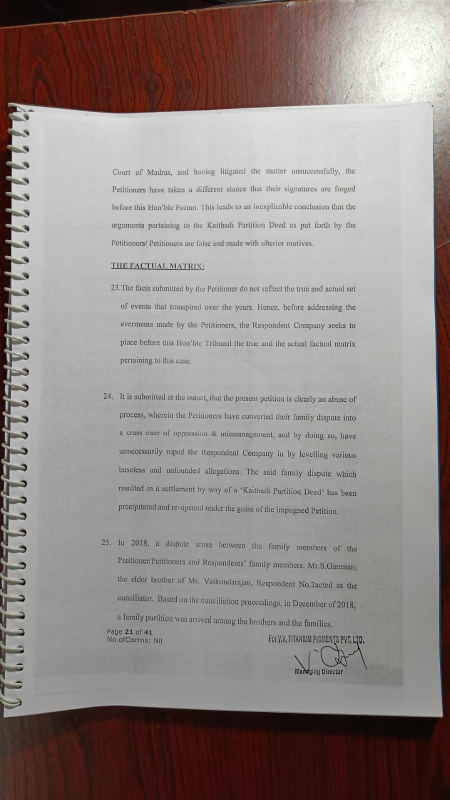
#> input picture Notebooks/old/example.jpeg, 899 x 1599 px (shown at 1/2 size); its folder holds only this picture in this run
$ jupyter execute 'Page Detection.ipynb'   (shell and % lines are left out)
#> lines starting #> are read from the running program, lines starting #| are printed output that depends on the picture; after the words box and inside, x2 and y2 are one past the last pixel; in counts of white or black regions, pixels touching at a corner belong together
[cell 1]
# -*- coding: utf-8 -*-
"""
Helper functions for ocr project
"""
import matplotlib.pyplot as plt
import numpy as np
import cv2


SMALL_HEIGHT = 800


def implt(img, cmp=None, t=''):
    """Show image using plt."""
    plt.imshow(img, cmap=cmp)
    plt.title(t)
    plt.show()


def resize(img, height=SMALL_HEIGHT, always=False):
    """Resize image to given height."""
    if (img.shape[0] > height or always):
        rat = height / img.shape[0]
        return cv2.resize(img, (int(rat * img.shape[1]), height))

    return img


def ratio(img, height=SMALL_HEIGHT):
    """Getting scale ratio."""
    return img.shape[0] / height


def img_extend(img, shape):
    """Extend 2D image (numpy array) in vertical and horizontal direction.
    Shape of result image will match 'shape'
    Args:
        img: image to be extended
        shape: shape (touple) of result image
    Returns:
        Extended image
    """
    x = np.zeros(shape, np.uint8)
    x[:img.shape[0], :img.shape[1]] = img
    return x

[cell 2]
import sys
import numpy as np
import pandas as pd
import matplotlib.pyplot as plt
import cv2

plt.rcParams['figure.figsize'] = (9.0, 9.0)

[cell 3]
IMG = 'example'
image = cv2.cvtColor(cv2.imread("%s.jpeg" % IMG), cv2.COLOR_BGR2RGB)
implt(image)

[cell 4]
def edges_det(img, min_val, max_val):
    """ Preprocessing (gray, thresh, filter, border) + Canny edge detection """
    img = cv2.cvtColor(img, cv2.COLOR_BGR2GRAY)

    # Applying blur and threshold
    img = cv2.bilateralFilter(img, 9, 75, 75)
    img = cv2.adaptiveThreshold(img, 255, cv2.ADAPTIVE_THRESH_GAUSSIAN_C, cv2.THRESH_BINARY, 115, 4)
    implt(img, 'gray', 'Adaptive Threshold')

    # Median blur replace center pixel by median of pixels under kelner
    # => removes thin details
    img = cv2.medianBlur(img, 11)

    # Add black border - detection of border touching pages
    # Contour can't touch side of image
    img = cv2.copyMakeBorder(img, 5, 5, 5, 5, cv2.BORDER_CONSTANT, value=[0, 0, 0])
    implt(img, 'gray', 'Median Blur + Border')

    return cv2.Canny(img, min_val, max_val)

[cell 5]
small = resize(image)
#> in resize, `return cv2.resize(img, (int(rat * img.shape[1]), height))`:
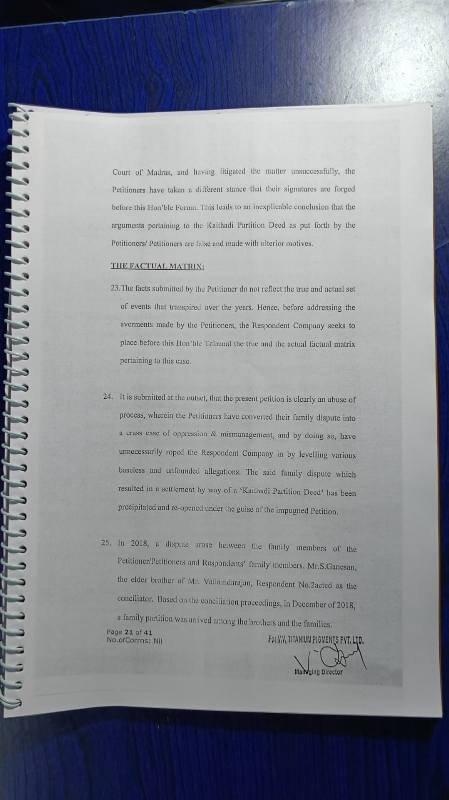
#> returned value: shape (800, 449, 3); mean of channels 0, 1, 2 145.7, 136.8, 133.1; drawn as B, G, R
# Edge detection ()
edges_image = edges_det(small, 200, 250)
#> in edges_det, `img = cv2.cvtColor(img, cv2.COLOR_BGR2GRAY)`:
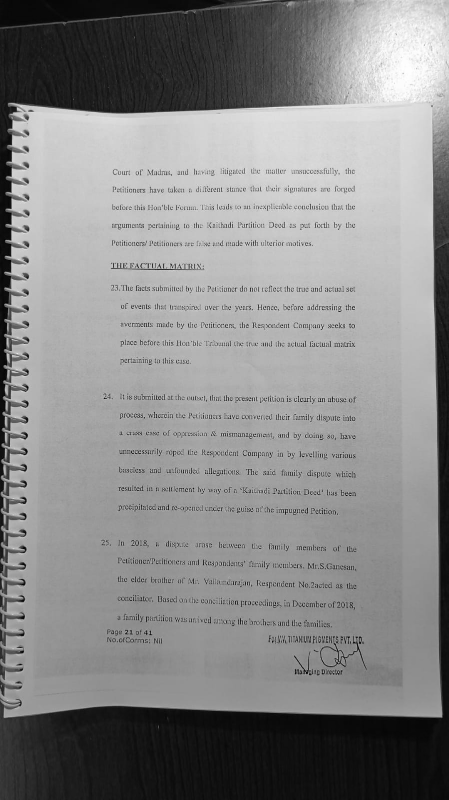
#> img: shape (800, 449); min 3, max 254, mean 136.6
#> in edges_det, `img = cv2.adaptiveThreshold(img, 255, cv2.ADAPTIVE_THRESH_GAUSSIAN_C, ..`:
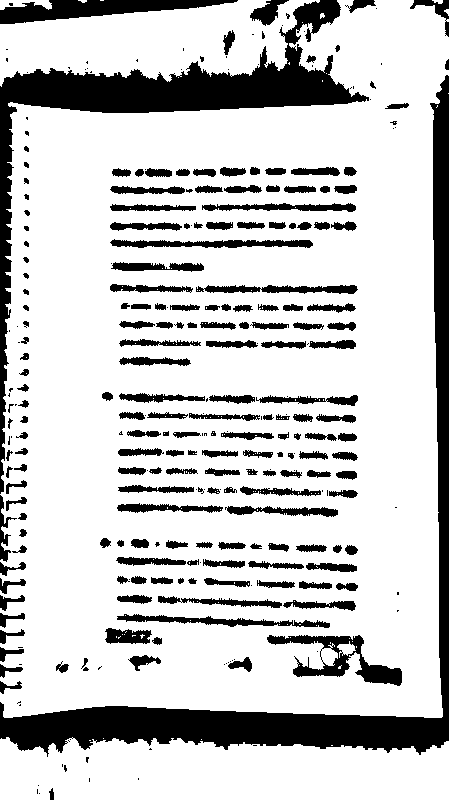
#> img: shape (800, 449); 78.7% white; 289 black regions (100 under 20 px), largest, box (x1, y1, x2, y2) and area: (0, 75, 449, 757) 22528, (0, 0, 369, 494) 17418, (0, 0, 238, 24) 2981
#> in edges_det, `img = cv2.medianBlur(img, 11)`:
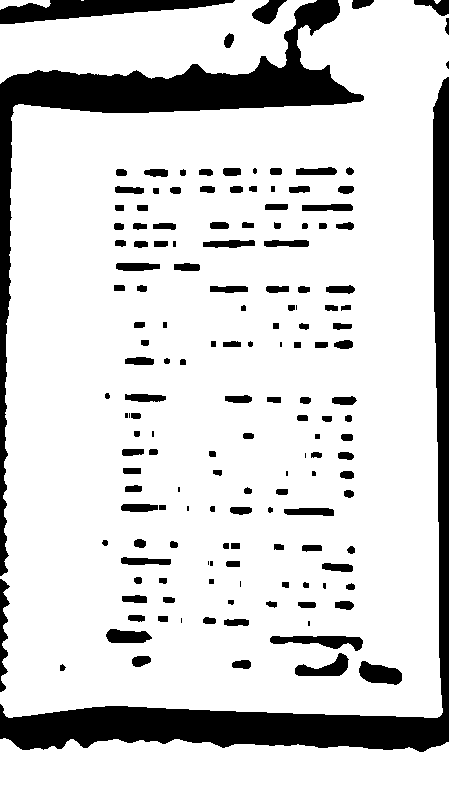
#> img: shape (800, 449); 83.4% white; 156 black regions (18 under 20 px), largest, box (x1, y1, x2, y2) and area: (0, 77, 449, 752) 22533, (0, 0, 364, 576) 18007, (0, 0, 235, 24) 3020
#> in edges_det, `img = cv2.copyMakeBorder(img, 5, 5, 5, 5, cv2.BORDER_CONSTANT, value=[..`:
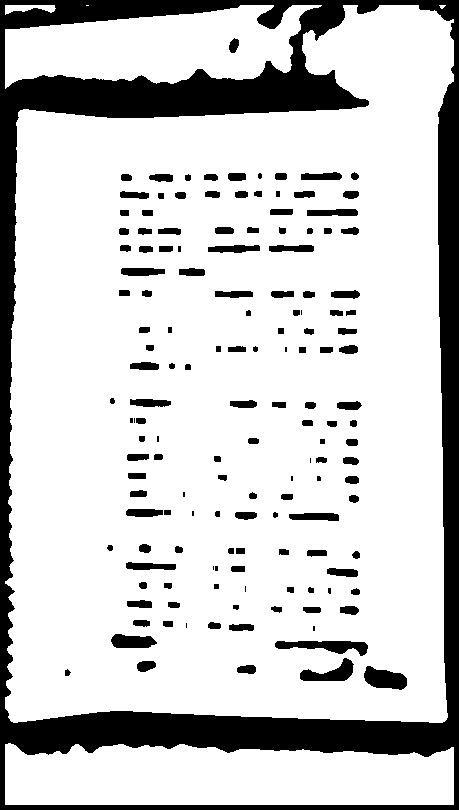
#> img: shape (810, 459); 80.6% white; 148 black regions (17 under 20 px), largest, box (x1, y1, x2, y2) and area: (0, 0, 459, 810) 57698, (275, 641, 368, 656) 788, (364, 666, 407, 690) 698
#> in edges_det, `return cv2.Canny(img, min_val, max_val)`:
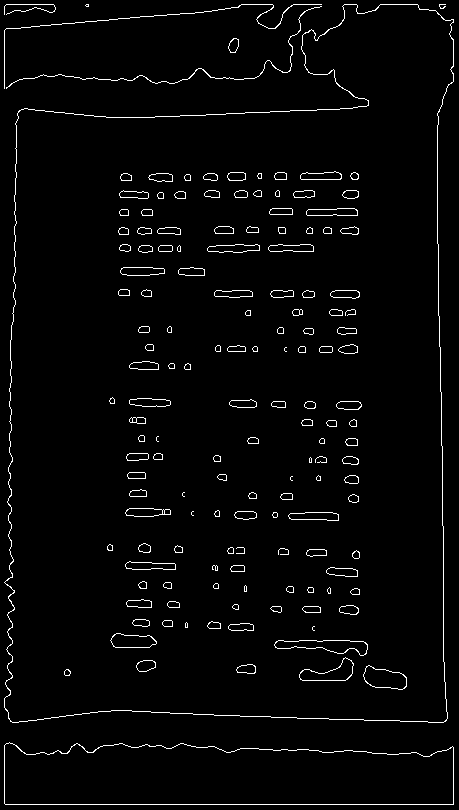
#> returned value: shape (810, 459); 2.7% white in thin lines or dots

# Close gaps between edges (double page clouse => rectangle kernel)
edges_image = cv2.morphologyEx(edges_image, cv2.MORPH_CLOSE, np.ones((5, 11)))
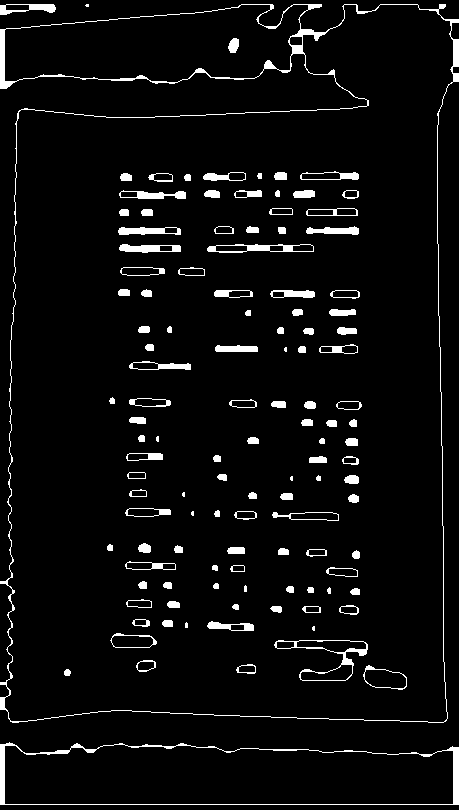
#> edges_image: shape (810, 459); 4.9% white; 120 white regions (9 under 20 px)
implt(edges_image, 'gray', 'Edges')

[cell 6]
def four_corners_sort(pts):
    """ Sort corners: top-left, bot-left, bot-right, top-right"""
    diff = np.diff(pts, axis=1)
    summ = pts.sum(axis=1)
    return np.array([pts[np.argmin(summ)],
                     pts[np.argmax(diff)],
                     pts[np.argmax(summ)],
                     pts[np.argmin(diff)]])

[cell 7]
def contour_offset(cnt, offset):
    """ Offset contour because of 5px border """
    cnt += offset
    cnt[cnt < 0] = 0
    return cnt

[cell 8]
def find_page_contours(edges, img):
    """ Finding corner points of page contour """
    # Getting contours
    contours, hierarchy = cv2.findContours(edges, cv2.RETR_TREE, cv2.CHAIN_APPROX_SIMPLE)

    # Finding biggest rectangle otherwise return original corners
    height = edges.shape[0]
    width = edges.shape[1]
    MIN_COUNTOUR_AREA = height * width * 0.5
    MAX_COUNTOUR_AREA = (width - 10) * (height - 10)

    max_area = MIN_COUNTOUR_AREA
    page_contour = np.array([[0, 0],
                            [0, height-5],
                            [width-5, height-5],
                            [width-5, 0]])

    for cnt in contours:
        perimeter = cv2.arcLength(cnt, True)
        approx = cv2.approxPolyDP(cnt, 0.03 * perimeter, True)

        # Page has 4 corners and it is convex
        if (len(approx) == 4 and
                cv2.isContourConvex(approx) and
                max_area < cv2.contourArea(approx) < MAX_COUNTOUR_AREA):

            max_area = cv2.contourArea(approx)
            page_contour = approx[:, 0]

    # Sort corners and offset them
    page_contour = four_corners_sort(page_contour)
    return contour_offset(page_contour, (-5, -5))

[cell 9]
page_contour = find_page_contours(edges_image, small)
#> in find_page_contours, `contours, hierarchy = cv2.findContours(edges, cv2.RETR_TREE, cv2.CHAIN..`: contours = 175 contours, 12 with area under 20; largest, box (x1, y1, x2, y2) and area: (0, 4, 459, 723) 290219, (4, 4, 454, 723) 271404, (0, 742, 459, 805) 25238, (4, 744, 454, 805) 24412, (4, 4, 309, 83) 17234
#> the loop in find_page_contours, `for cnt in contours:` made 175 passes
#> perimeter on passes 3 to 5: 3421.1, 40.49, 2532.1
#> after the loop in find_page_contours, `for cnt in contours:`: max_area = 185895
#> in four_corners_sort, `diff = np.diff(pts, axis=1)`: diff = [0, 805, 351, -454]
#> in four_corners_sort, `summ = pts.sum(axis=1)`: summ = [0, 805, 1259, 454]
#> in contour_offset, `cnt += offset`: cnt = [[-5, -5], [-5, 800], [449, 800], [449, -5]]
#> page_contour = [[0, 0], [0, 800], [449, 800], [449, 0]]
print("PAGE CONTOUR:")
print(page_contour)
#| [[  0   0]
#|  [  0 800]
#|  [449 800]
#|  [449   0]]
implt(cv2.drawContours(small, [page_contour], -1, (0, 255, 0), 3))
#> in implt (call 5), `plt.show()`:
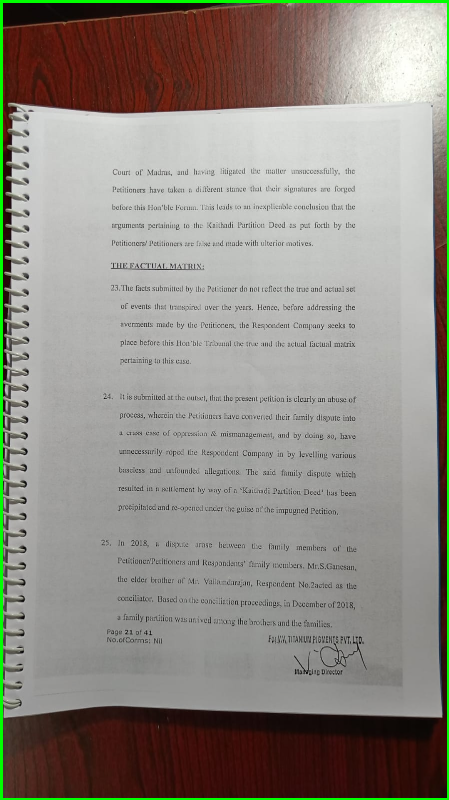
#> shown: shape (800, 449, 3); mean R, G, B 144.4, 140.4, 132.4

[cell 10]
page_contour = page_contour.dot(ratio(image, small.shape[0]))
#> page_contour = [[0, 0], [0, 1599], [897.4, 1599], [897.4, 0]]

[cell 11]
def persp_transform(img, s_points):
    """ Transform perspective from start points to target points """
    # Euclidean distance - calculate maximum height and width
    height = max(np.linalg.norm(s_points[0] - s_points[1]),
                 np.linalg.norm(s_points[2] - s_points[3]))
    width = max(np.linalg.norm(s_points[1] - s_points[2]),
                 np.linalg.norm(s_points[3] - s_points[0]))

    # Create target points
    t_points = np.array([[0, 0],
                        [0, height],
                        [width, height],
                        [width, 0]], np.float32)

    # getPerspectiveTransform() needs float32
    if s_points.dtype != np.float32:
        s_points = s_points.astype(np.float32)

    M = cv2.getPerspectiveTransform(s_points, t_points)
    return cv2.warpPerspective(img, M, (int(width), int(height)))

[cell 12]
newImage = persp_transform(image, page_contour)
#> in persp_transform, `height = max(np.linalg.norm(s_points[0] - s_points[1]), np.linalg.norm..`: height = 1599
#> in persp_transform, `width = max(np.linalg.norm(s_points[1] - s_points[2]), np.linalg.norm(..`: width = 897.4
#> in persp_transform, `t_points = np.array([[0, 0], [0, height], [width, height], [width, 0]]..`: t_points = [[0, 0], [0, 1599], [897.4, 1599], [897.4, 0]]
#> in persp_transform, `M = cv2.getPerspectiveTransform(s_points, t_points)`: M = [[1, 0, 0], [-2.81e-16, 1, 0], [0, 7.92e-20, 1]]
